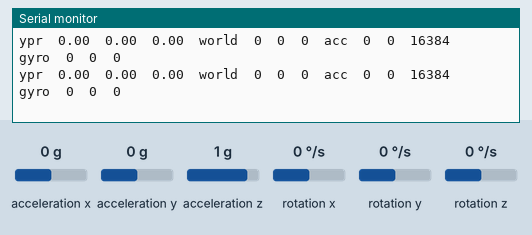
The sketch below on a simulated ESP32-C3. On the bench: the last lines printed to the serial monitor. Inputs (shaded band) come from the test bench; at power-on: acceleration x 0 g, rotation z 0 °/s, acceleration y 0 g, acceleration z 1 g, rotation x 0 °/s, rotation y 0 °/s.

Above: at 2.7 s.
2.8 s: acceleration x set to -1.4 g
At 3.6 s:
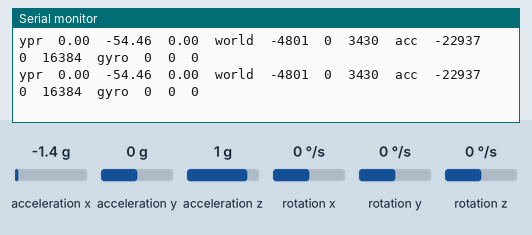
4.3 s: rotation z set to 100 °/s
At 5.0 s:
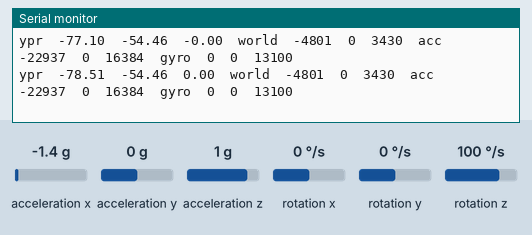
7.3 s: acceleration y set to -1.4 g
At 8.1 s:
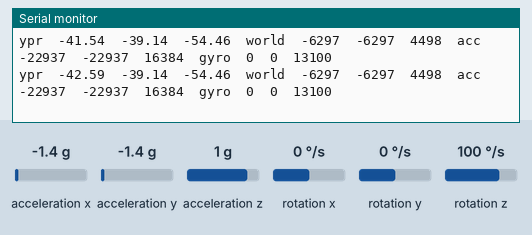
8.8 s: rotation z set to -192 °/s
At 9.4 s:
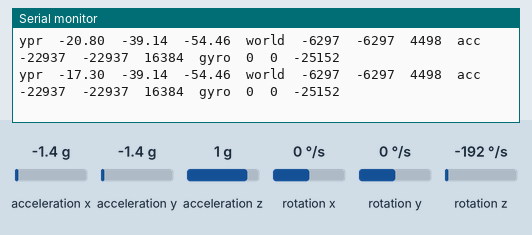
11.8 s: acceleration z set to -1.4 g
At 12.4 s:
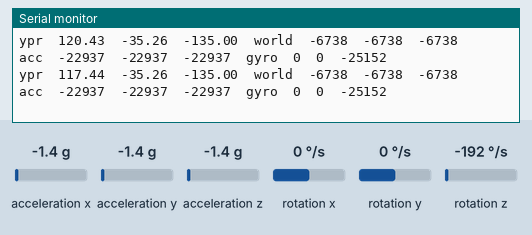
Timing chart, 0 to 14.3 s (numbered marks = the images above; inputs shaded):
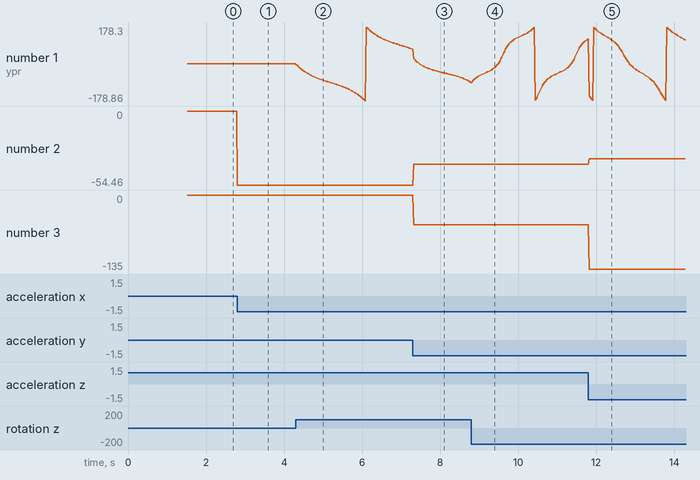

Measured:
- after the input at 2.8 s, the serial monitor: prints a new line at once (image 1)
- after the input at 4.3 s, the serial monitor: prints a new line at once (image 2)
- plotted number 1: 0 → 70.88 after the input at 4.3 s
- plotted number 2: 0 → -54.46 after the input at 2.8 s

The sketch:

L024_mpu6050.ino
```cpp
#include "I2Cdev.h"
#include "MPU6050_6Axis_MotionApps20.h"
#include "Wire.h"

/*
 * =========================================================================
 * MPU6050 基础库使用教程 (全功能数据显示版)
 * =========================================================================
 * 本教程演示如何读取 MPU6050 的所有核心数据。
 *
 * 核心功能：
 * 1. 初始化 I2C 总线与 MPU6050 (DMP)
 * 2. 读取 DMP 解算后的姿态数据 (四元数 -> 欧拉角/YawPitchRoll)
 * 3. 读取 传感器原始 6轴数据 (加速度计 + 陀螺仪)
 * 4. 串口实时打印所有信息，方便调试和观察
 *
 * 串口输出说明 (制表符分隔):
 * ypr[Yaw, Pitch, Roll]  acc[Ax, Ay, Az]  gyro[Gx, Gy, Gz]
 *
 * 硬件连接：
 * ESP32 SDA -> MPU6050 SDA (GPIO 8)
 * ESP32 SCL -> MPU6050 SCL (GPIO 9)
 * VCC -> 3.3V
 * GND -> GND
 */

// -------------------------------------------------------------------------
// 全局对象声明
// -------------------------------------------------------------------------
MPU6050 mpu;           // MPU6050 驱动实例

// -------------------------------------------------------------------------
// MPU6050 状态控制变量
// -------------------------------------------------------------------------
bool dmpReady = false;      // DMP 初始化完成标志
uint16_t packetSize;        // DMP 数据包大小 (42 bytes)
uint8_t fifoBuffer[64];     // FIFO 读取缓冲区

// DMP 解算相关变量
/*
 * -------------------------------------------------------------------------
 * 关于 Yaw, Pitch, Roll (欧拉角) 的说明
 * -------------------------------------------------------------------------
 * 这里的定义基于飞行动力学标准，但在 MPU6050 DMP 中通常如下：
 *
 * 1. Yaw (偏航角) - 绕 Z 轴旋转
 *    - 在水平面上旋转（像指南针一样）。
 *    - 范围通常是 -180 到 +180 度。
 *    - 注意：MPU6050 没有磁力计，Yaw 值会随时间缓慢漂移 (Drift)，无法指示绝对北方。
 *
 * 2. Pitch (俯仰角) - 绕 Y 轴旋转
 *    - 像飞机抬头或低头。
 *    - 也就是模块的前后倾斜。
 *
 * 3. Roll (横滚角) - 绕 X 轴旋转
 *    - 像飞机机翼左右倾斜。
 *    - 也就是模块的左右翻滚。
 *
 * 坐标系方向 (取决于模块默认安装方向):
 * 通常 X轴指向前方，Y轴指向右方，Z轴垂直。
 * -------------------------------------------------------------------------
 */
Quaternion q;           // [w, x, y, z]         四元数容器
VectorFloat gravity;    // [x, y, z]            重力向量
float ypr[3];           // [yaw, pitch, roll]   欧拉角 (单位: 弧度)

// 运动/姿态解算变量
VectorInt16 aa;         // [x, y, z]            加速度传感器测量值
VectorInt16 aaReal;     // [x, y, z]            去重力加速度 (去除重力分量)
VectorInt16 aaWorld;    // [x, y, z]            世界坐标系加速度 (考虑旋转后的运动分量)

// 原始 6轴数据变量
int16_t ax, ay, az;     // 加速度计原始值
int16_t gx, gy, gz;     // 陀螺仪原始值

// -------------------------------------------------------------------------
// 函数原型声明
// -------------------------------------------------------------------------
void initMPU();
void mpuLoop();

/**
 * @brief Arduino 程序的初始化入口
 */
void setup() {
    Serial.begin(115200);
    delay(1000);
    Serial.println("\n=== MPU6050 Full Info Demo Start ===");
    Serial.println("Output Format:");
    Serial.println("ypr[yaw,pitch,roll]\t| world_acc[x,y,z]\t| raw_acc[ax,ay,az]\t| raw_gyro[gx,gy,gz]");

    // 1. 初始化 MPU6050 传感器 (含 DMP 加载)
    initMPU();

    Serial.println("System Ready. Outputting data...");
}

/**
 * @brief Arduino 主循环
 */
void loop() {
    // 只要 DMP 准备好，就不断尝试读取数据
    if (dmpReady) {
        mpuLoop();
    }

    // 简单的延时，不宜过长
    delay(10);
}

// =========================================================================
// MPU6050 核心逻辑
// =========================================================================

/**
 * @brief 初始化 MPU6050 及其 DMP 引擎
 */
void initMPU() {
    // 步骤 1: I2C 初始化
    // ESP32-C3/S3 等板子可自定义引脚，这里使用 SDA=8, SCL=9
    Wire.begin(8, 9);
    Wire.setClock(400000); // 推荐使用 400kHz

    Serial.println("Initializing MPU6050...");
    mpu.initialize();

    // 检查连接是否成功
    if (!mpu.testConnection()) {
        Serial.println("MPU6050 connection failed!");
        while(1);
    }
    Serial.println("MPU6050 connection successful");

    // 步骤 2: 初始化 DMP
    Serial.println("Initializing DMP...");
    uint8_t devStatus = mpu.dmpInitialize();

    // 在这里添加您的偏移量校准数据 (如果需要更精准的 DMP)
    // mpu.setXGyroOffset(0);
    // mpu.setYGyroOffset(0);
    // mpu.setZGyroOffset(0);
    // mpu.setZAccelOffset(1688);

    if (devStatus == 0) {
        // 开启 DMP
        mpu.setDMPEnabled(true);
        dmpReady = true;

        packetSize = mpu.dmpGetFIFOPacketSize();
        Serial.print("DMP ready! Packet size: ");
        Serial.println(packetSize);
    } else {
        Serial.print("DMP Initialization failed (code ");
        Serial.print(devStatus);
        Serial.println(")");
    }
}

/**
 * @brief 在 Loop 中调用的 MPU 处理函数
 *        同时读取 DMP 融合姿态 和 传感器原始数据
 */
void mpuLoop() {
    // 获取当前 FIFO 字节数
    uint16_t fifoCount = mpu.getFIFOCount();

    // 异常处理：FIFO 溢出
    if (fifoCount == 1024) {
        mpu.resetFIFO();
        Serial.println("FIFO overflow!");
        return;
    }

    // 等待数据，不阻塞
    if (fifoCount < packetSize) {
        return;
    }

    // 读取最新数据包
    while (fifoCount >= packetSize) {
        mpu.getFIFOBytes(fifoBuffer, packetSize);
        fifoCount -= packetSize;
    }

    // =====================================================================
    // 1. 获取 原始 6轴信息 (Accel + Gyro)
    // =====================================================================
    // 注意：getMotion6 读取的是当前寄存器的瞬时值，可能与 DMP 数据包有微小时间差
    mpu.getMotion6(&ax, &ay, &az, &gx, &gy, &gz);

    // =====================================================================
    // 2. 获取 DMP 解算信息 (Yaw, Pitch, Roll) & 运动分量
    // =====================================================================
    mpu.dmpGetQuaternion(&q, fifoBuffer);           // 从 FIFO 数据包解析四元数 (Quat)
    mpu.dmpGetAccel(&aa, fifoBuffer);               // 从 FIFO 解析加速度 (Accel)
    mpu.dmpGetGravity(&gravity, &q);                // 基于四元数计算重力向量 (Gravity)
    mpu.dmpGetLinearAccel(&aaReal, &aa, &gravity);  // 去除重力，计算物体坐标系的线性加速度 (Linear Accel)

    // 如果库版本缺失 dmpGetLinearAccelInWorld，使用手动旋转代替
    // 将物体坐标系的线性加速度旋转至世界坐标系
    aaWorld.x = aaReal.x;
    aaWorld.y = aaReal.y;
    aaWorld.z = aaReal.z;
    aaWorld.rotate(&q);                             // 旋转至世界坐标系 (World Accel)

    mpu.dmpGetYawPitchRoll(ypr, &q, &gravity);      // 从四元数和重力计算欧拉角 (Yaw, Pitch, Roll)

    // =====================================================================
    // 3. 串口打印
    // =====================================================================
    // 打印 Yaw, Pitch, Roll (单位：角度)
    Serial.print("ypr\t");
    Serial.print(ypr[0] * 180/M_PI);
    Serial.print("\t");
    Serial.print(ypr[1] * 180/M_PI);
    Serial.print("\t");
    Serial.print(ypr[2] * 180/M_PI);

    Serial.print("\tworld\t");
    Serial.print(aaWorld.x);
    Serial.print("\t");
    Serial.print(aaWorld.y);
    Serial.print("\t");
    Serial.print(aaWorld.z);

    // 打印 加速度计原始值
    Serial.print("\tacc\t");
    Serial.print(ax);
    Serial.print("\t");
    Serial.print(ay);
    Serial.print("\t");
    Serial.print(az);

    // 打印 陀螺仪原始值
    Serial.print("\tgyro\t");
    Serial.print(gx);
    Serial.print("\t");
    Serial.print(gy);
    Serial.print("\t");
    Serial.println(gz);
}
```
